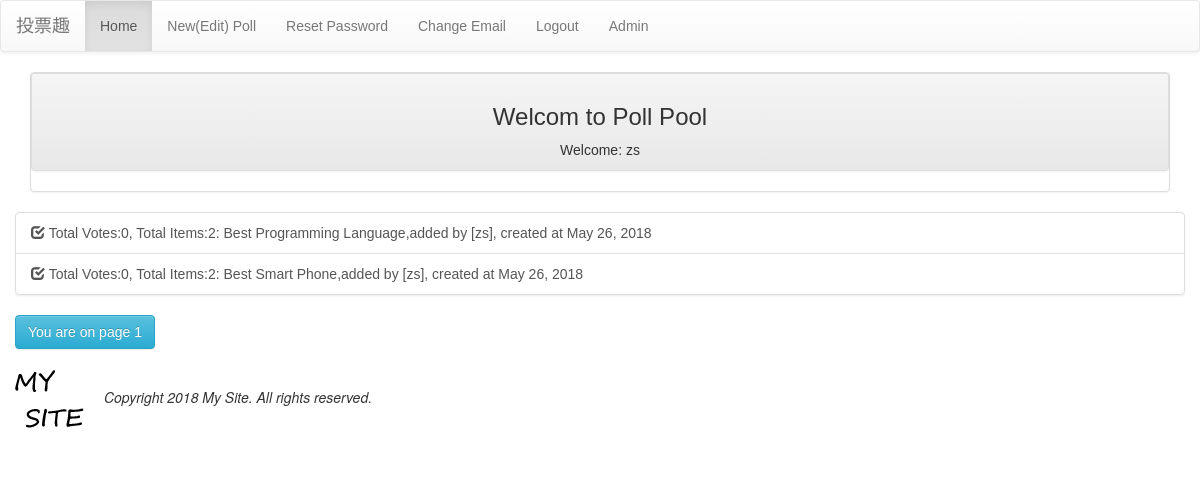
The app's page / (signed in), older data.
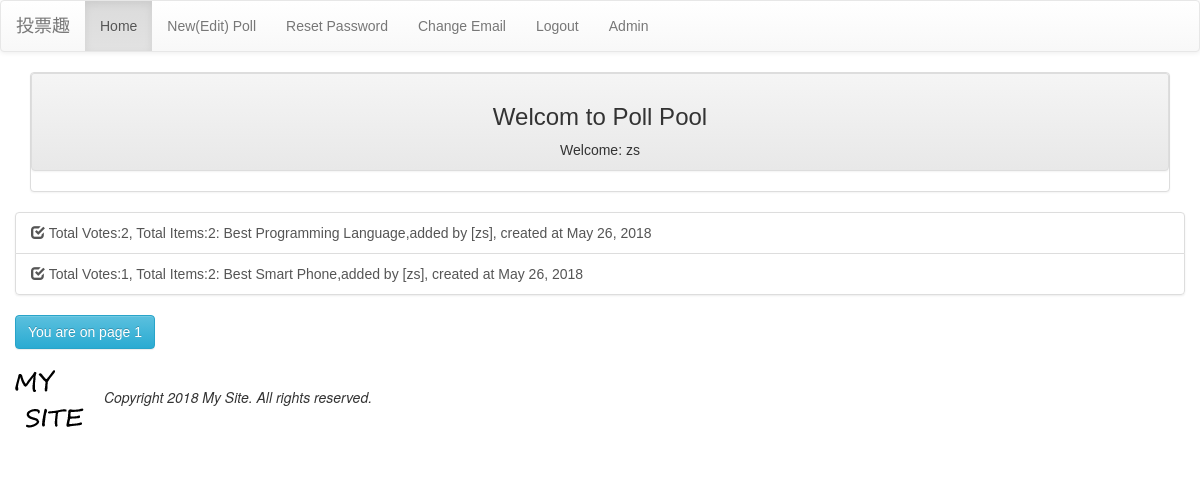
The same page, newer data.
### mysite/models.py (models this page shows, shortened)
@python_2_unicode_compatible
class Poll(models.Model):
    user = models.ForeignKey(User,on_delete=models.CASCADE)
    name = models.CharField(max_length=200,null=False)
    created_at = models.DateField(auto_now_add=True)
    enabled = models.BooleanField(default=False)

@python_2_unicode_compatible
class PollItem(models.Model):
    poll = models.ForeignKey(Poll,on_delete=models.CASCADE)
    name = models.CharField(max_length=200,null=False)
    image_url = models.CharField(max_length=200,null=True,blank=True)
    vote = models.PositiveIntegerField(default=0)

### mysite/views.py (the view)
# urls.py: url(r'^$', views.index),
def index(request):
    all_polls = models.Poll.objects.all().order_by('-created_at')
    paginator = Paginator(all_polls,5)
    p = request.GET.get('p')
    try:
        polls = paginator.page(p)
    except PageNotAnInteger:
        polls = paginator.page(1)
    except EmptyPage:
        polls = paginator.page(paginator,num_pages)
    template = get_template('index.html')
    request_context = RequestContext(request)
    request_context.push(locals())
    html = template.render(request_context)
    return HttpResponse(html)

### mysite/templatetags/mvote_extras.py (called while the page is built)
@register.filter(name='show_items')
def show_items(value):
	try:
		poll = models.Poll.objects.get(id=int(value))
		items = models.PollItem.objects.filter(poll=poll).count()
	except:
		item = 0
	return items

@register.filter(name='show_votes')
def show_votes(value):
	try:
		poll = models.Poll.objects.get(id=int(value))
		votes = 0
		pollitems = models.PollItem.objects.filter(poll=poll)
		for pollitem in pollitems:
			votes += pollitem.vote
	except:
		votes = 0
	return votes

### templates/index.html (shortened to what this page needs)
{% extends "base.html" %}
{% block content %}
	<div class="container">
		<div class="row">
			<div class="col-md-12">
				<div class="panel panel-default">
					<div class="panel panel-heading" align="center">
					     <h3>Welcom to Poll Pool</h3>
                         {% load account %}
					     {% if user.is_authenticated %}
					     	{% if  user.socialaccount_set.all.0.extra_data.login %}
					     		{{ user.socialaccount_set.all.0.extra_data.login }}<br>
					     		<img src="{{ user.socialaccount_set.all.0.get_avatar_url }}" alt="avatar" width="100">
					     	{% else %}
					     		Welcome: {{ user.username }}
					     	{% endif %}
					     {% else %}
					        <p>You can login with your Github account.</p>
					     {% endif %}
					</div>
				</div>
            </div>
		</div>
        <div class="row">
            {% for poll in polls %}
                {% if forloop.first %}
                    <div class="list-group">
                {% endif %}
                        <a href="{% url "poll-url" poll.id %}" class="list-group-item" >
                        	<span class="glyphicon glyphicon-check" ></span>
                        	{% load mvote_extras %}
                        	Total Votes:{{ poll.id|show_votes }},
                        	Total Items:{{ poll.id|show_items }}:
                        	{{ poll.name }},added by [{{ poll.user }}],
                        	created at {{ poll.created_at }}
                         </a>
                {% if forloop.last %}
                    </div>
                {% endif %}
            {% empty %}
			<center><h3>No active polls available.</h3></center>
			{% endfor %}
        </div>
        <div class="row">
			<button class="btn btn-info">You are on page {{polls.number}}</button>
		</div>
	</div>
{% endblock content %}

### templates/base.html (shortened to what this page needs)
<!DOCTYPE html>
<html>
<head>
	<link rel="stylesheet" href="https://maxcdn.bootstrapcdn.com/bootstrap/3.3.7/css/bootstrap.min.css">
	<link rel="stylesheet" href="https://maxcdn.bootstrapcdn.com/bootstrap/3.3.7/css/bootstrap-theme.min.css">
</head>
<body>
	{% include "header.html" %}
	{% block content %} {% endblock content %}
	{% include "footer.html" %}
</body>
</html>

### templates/header.html
<nav class="navbar navbar-default">
	<div class="container-fluid">
		<div class="navbar-header">
			<div class="navbar-brand" align="center">
                投票趣
			</div>
		</div>
		{% load account %}
		<ul class="nav navbar-nav">
			<li class="active"> <a href="/">Home</a></li>
			{% if user.is_authenticated %}
			<li><a href="/addpoll">New(Edit) Poll</a></li>
			<li><a href="{% url 'account_reset_password' %}">Reset Password</a></li>
			<li><a href="{% url 'account_email' %}">Change Email</a></li>
			<li><a href="{% url 'account_logout' %}">Logout</a></li>
			{% else %}
			<li><a href="{% url 'account_login' %}">Login</a></li>
			<li><a href="{% url 'account_signup' %}">Register</a></li>
			{% endif %}
			<li><a href="/admin">Admin</a></li>
		</ul>
	</div>
</nav>

### templates/footer.html
{% load staticfiles %}
<img src="{% static "images/logo.png" %}" width=100>
<em>Copyright 2018 My Site. All rights reserved.</em>

### templates/base.html (style rules this page uses)
h1,h2,h3,h4,h5,p,div { font-family: arial }

Row changes from the older to the newer data that the page shows:
changed through a linked row, Poll "Best Programming Language": id|show_votes "0" → "2"
changed through a linked row, Poll "Best Smart Phone": id|show_votes "0" → "1"
